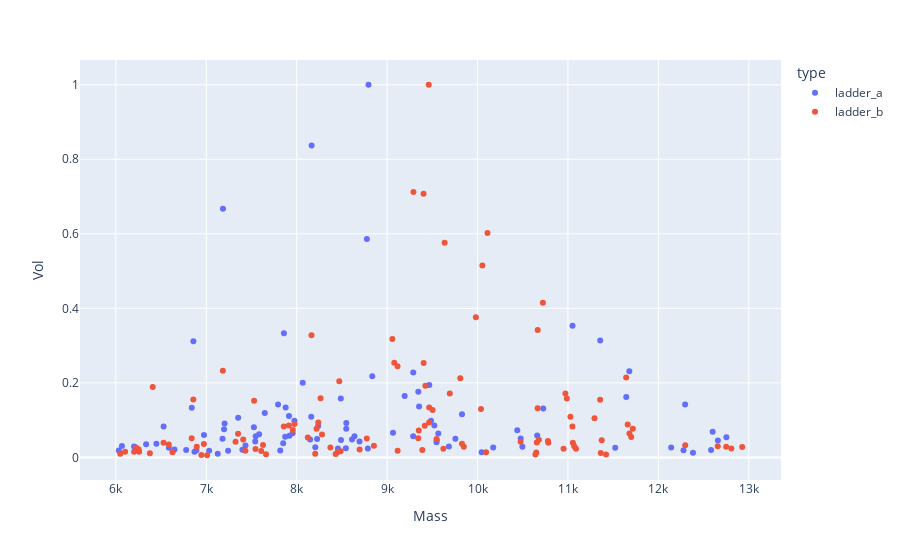

Notebook cell for this chart:
### Code cell
df_10k_mock_noad = pd.read_excel('/Users/bryan/Documents/BioPharmaFinder/BaoLab/FirstBatch/PaperData/GluCleavage/mock.xlsx')
df_10k_rsv_noad = pd.read_excel('/Users/bryan/Documents/BioPharmaFinder/BaoLab/FirstBatch/PaperData/GluCleavage/rsv.xlsx')

# plot_zone(df_10k_mock_noad, y='Vol')
# plotly_zone(df_10k_rsv_noad, y='Vol')
dfa = df_10k_mock_noad.copy()
dfa.Vol = dfa.Vol/25612.53
dfb = df_10k_rsv_noad.copy()
dfb.Vol = dfb.Vol/54691.31
plt, fig = plot_zones(dfa, dfb, y='Vol')

fig.tight_layout()
plt.savefig('/Users/bryan/Documents/BioPharmaFinder/Draw/Outputs_Fig4/cleavage.svg', transparent=True, dpi=300)
plotly_zones(dfa, dfb, y='Vol')
